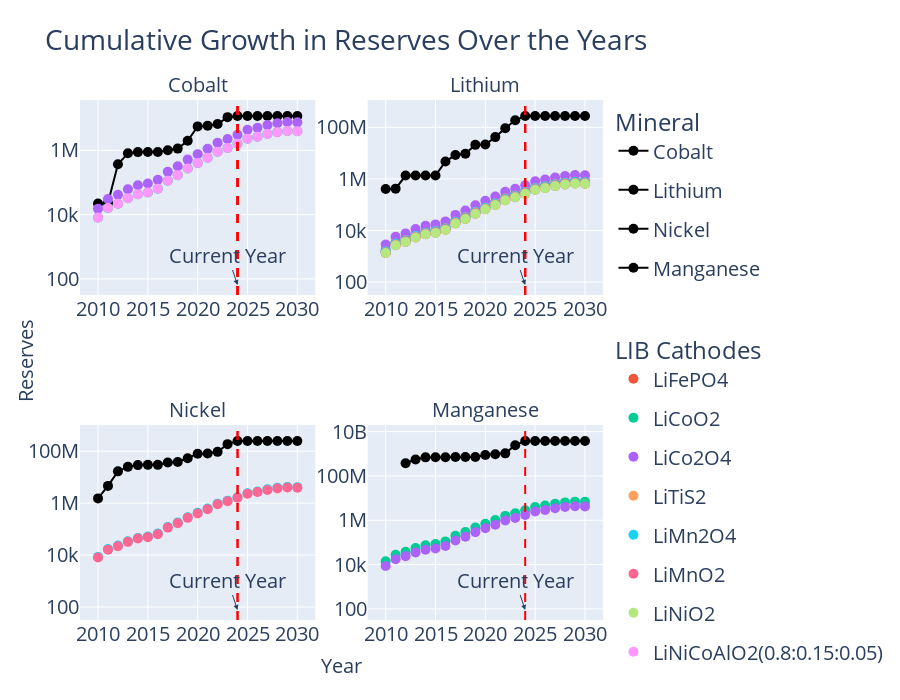

Write notebook code for a chart like this one.
### Code cell
F = make_subplots(rows=2, cols=2, x_title="Year", y_title="Reserves", 
                  subplot_titles=non_lanthanides.tolist())

# Define a fixed color mapping for cathode types

# cathode_colors = {"NMC111": "blue", "NMC532": "green", "NMC622": "orange", "NMC811": "purple"}
mineral_colors =  ['#636efa','#EF553B', '#00cc96', '#ab63fa']

for i, mineral in enumerate(non_lanthanides):
    M = D.loc[(D["Primary Mineral"] == mineral) & (D["Cumulative Reserves"] > 0)]
    S = demand_by_cathode[demand_by_cathode["Full Element Name"] == mineral]
    
    # Add the main mineral trace with its own legend group
    F.add_trace(
        go.Scatter(
            x=M["Year"], 
            y=M["Cumulative Reserves"], 
            mode="lines+markers",
            legendgroup=mineral,
            name=mineral,
            marker=dict(
                size=10,
                color="black"
            ), 
            showlegend=True,
            legend="legend1"
        ),
        row=i // 2 + 1, 
        col=i % 2 + 1
    )
    
    # Add cathode traces grouped by cathode type
    for j,cathode in enumerate(S.columns[6:]):
        F.add_trace(
            go.Scatter(
                x=S["Year"], 
                y=S[cathode], 
                mode="markers",
                legendgroup=cathode,  # Group by cathode type instead of mineral
                name=cathode,
                marker=dict(size=10),
                # Only show in legend for last mineral to avoid duplicates
                showlegend=(i == 0),
                legend="legend2",
            ),
            row=i // 2 + 1, 
            col=i % 2 + 1)
    
    # Add vertical line and annotation
    F.add_vline(x=2024, line_dash="dash", line_color="red")
    F.add_annotation(
        x=2024, 
        text="Current Year",
        showarrow=True,
        arrowhead=2,
        yshift=10,
        row=i // 2 + 1, 
        col=i % 2 + 1
    )

F.update_yaxes(type='log')
F.update_layout(title="Cumulative Growth in Reserves Over the Years",height=700,showlegend=True,
                legend1=dict(title=dict(text="Mineral")),
                legend2=dict(title=dict(text="LIB Cathodes"), y=-0.1),
                font=dict(size=20))
F.update_annotations(font_size=20)
F.show()

### Figure 1 — Plotly figure (JSON) as saved in the notebook; plotly's stock layout.template omitted (floating-point values rounded to 4 significant figures)
{"data": [{"legend": "legend", "legendgroup": "Cobalt", "marker": {"color": "black", "size": 10}, "mode": "lines+markers", "name": "Cobalt", "showlegend": true, "type": "scatter", "x": [2010, 2011, 2012, 2013, 2014, 2015, 2016, 2017, 2018, 2019, 2020, 2021, 2022, 2023, 2024, 2025, 2026, 2027, 2028, 2029, 2030], "xaxis": "x", "y": [22369, 23020, 369246, 810750, 884999, 886799, 886799, 1009810, 1137085, 1996679, 5587388, 5880880, 6602558, 10834781, 11762492, 11762492, 11762492, 11762492, 11762492, 11762492, 11762492], "yaxis": "y"}, {"legend": "legend2", "legendgroup": "LiFePO4", "marker": {"size": 10}, "mode": "markers", "name": "LiFePO4", "showlegend": true, "type": "scatter", "x": [2010, 2011, 2012, 2013, 2014, 2015, 2016, 2017, 2018, 2019, 2020, 2021, 2022, 2023, 2024, 2025, 2026, 2027, 2028, 2029, 2030], "xaxis": "x", "y": [NaN, NaN, NaN, NaN, NaN, NaN, NaN, NaN, NaN, NaN, NaN, NaN, NaN, NaN, NaN, NaN, NaN, NaN, NaN, NaN, NaN], "yaxis": "y"}, {"legend": "legend2", "legendgroup": "LiCoO2", "marker": {"size": 10}, "mode": "markers", "name": "LiCoO2", "showlegend": true, "type": "scatter", "x": [2010, 2011, 2012, 2013, 2014, 2015, 2016, 2017, 2018, 2019, 2020, 2021, 2022, 2023, 2024, 2025, 2026, 2027, 2028, 2029, 2030], "xaxis": "x", "y": [8101.0, 16200.0, 21990.0, 32400.0, 43400.0, 49190.0, 64230.0, 114600.0, 170000.0, 271800.0, 402800.0, 589200.0, 908500.0, 1186000.0, 1614000.0, 2297000.0, 2677000.0, 3228000.0, 3698000.0, 4003000.0, 3929000.0], "yaxis": "y"}, {"legend": "legend2", "legendgroup": "LiCo2O4", "marker": {"size": 10}, "mode": "markers", "name": "LiCo2O4", "showlegend": true, "type": "scatter", "x": [2010, 2011, 2012, 2013, 2014, 2015, 2016, 2017, 2018, 2019, 2020, 2021, 2022, 2023, 2024, 2025, 2026, 2027, 2028, 2029, 2030], "xaxis": "x", "y": [15390.0, 30780.0, 41780.0, 61570.0, 82460.0, 93450.0, 122000.0, 217700.0, 322900.0, 516400.0, 765300.0, 1119000.0, 1726000.0, 2253000.0, 3066000.0, 4365000.0, 5087000.0, 6134000.0, 7027000.0, 7606000.0, 7465000.0], "yaxis": "y"}, {"legend": "legend2", "legendgroup": "LiTiS2", "marker": {"size": 10}, "mode": "markers", "name": "LiTiS2", "showlegend": true, "type": "scatter", "x": [2010, 2011, 2012, 2013, 2014, 2015, 2016, 2017, 2018, 2019, 2020, 2021, 2022, 2023, 2024, 2025, 2026, 2027, 2028, 2029, 2030], "xaxis": "x", "y": [NaN, NaN, NaN, NaN, NaN, NaN, NaN, NaN, NaN, NaN, NaN, NaN, NaN, NaN, NaN, NaN, NaN, NaN, NaN, NaN, NaN], "yaxis": "y"}, {"legend": "legend2", "legendgroup": "LiMn2O4", "marker": {"size": 10}, "mode": "markers", "name": "LiMn2O4", "showlegend": true, "type": "scatter", "x": [2010, 2011, 2012, 2013, 2014, 2015, 2016, 2017, 2018, 2019, 2020, 2021, 2022, 2023, 2024, 2025, 2026, 2027, 2028, 2029, 2030], "xaxis": "x", "y": [NaN, NaN, NaN, NaN, NaN, NaN, NaN, NaN, NaN, NaN, NaN, NaN, NaN, NaN, NaN, NaN, NaN, NaN, NaN, NaN, NaN], "yaxis": "y"}, {"legend": "legend2", "legendgroup": "LiMnO2", "marker": {"size": 10}, "mode": "markers", "name": "LiMnO2", "showlegend": true, "type": "scatter", "x": [2010, 2011, 2012, 2013, 2014, 2015, 2016, 2017, 2018, 2019, 2020, 2021, 2022, 2023, 2024, 2025, 2026, 2027, 2028, 2029, 2030], "xaxis": "x", "y": [NaN, NaN, NaN, NaN, NaN, NaN, NaN, NaN, NaN, NaN, NaN, NaN, NaN, NaN, NaN, NaN, NaN, NaN, NaN, NaN, NaN], "yaxis": "y"}, {"legend": "legend2", "legendgroup": "LiNiO2", "marker": {"size": 10}, "mode": "markers", "name": "LiNiO2", "showlegend": true, "type": "scatter", "x": [2010, 2011, 2012, 2013, 2014, 2015, 2016, 2017, 2018, 2019, 2020, 2021, 2022, 2023, 2024, 2025, 2026, 2027, 2028, 2029, 2030], "xaxis": "x", "y": [NaN, NaN, NaN, NaN, NaN, NaN, NaN, NaN, NaN, NaN, NaN, NaN, NaN, NaN, NaN, NaN, NaN, NaN, NaN, NaN, NaN], "yaxis": "y"}, {"legend": "legend2", "legendgroup": "LiNiCoAlO2(0.8:0.15:0.05)", "marker": {"size": 10}, "mode": "markers", "name": "LiNiCoAlO2(0.8:0.15:0.05)", "showlegend": true, "type": "scatter", "x": [2010, 2011, 2012, 2013, 2014, 2015, 2016, 2017, 2018, 2019, 2020, 2021, 2022, 2023, 2024, 2025, 2026, 2027, 2028, 2029, 2030], "xaxis": "x", "y": [8101.0, 16200.0, 21990.0, 32400.0, 43400.0, 49190.0, 64230.0, 114600.0, 170000.0, 271800.0, 402800.0, 589200.0, 908500.0, 1186000.0, 1614000.0, 2297000.0, 2677000.0, 3228000.0, 3698000.0, 4003000.0, 3929000.0], "yaxis": "y"}, {"legend": "legend", "legendgroup": "Lithium", "marker": {"color": "black", "size": 10}, "mode": "lines+markers", "name": "Lithium", "showlegend": true, "type": "scatter", "x": [2010, 2011, 2012, 2013, 2014, 2015, 2016, 2017, 2018, 2019, 2020, 2021, 2022, 2023, 2024, 2025, 2026, 2027, 2028, 2029, 2030], "xaxis": "x2", "y": [408140, 419371, 1349320, 1349320, 1349320, 1349320, 4720420, 8410820, 9400463, 20902463, 21420563, 41718533, 92128193, 186800244, 274575585, 274575585, 274575585, 274575585, 274575585, 274575585, 274575585], "yaxis": "y2"}, {"legend": "legend2", "legendgroup": "LiFePO4", "marker": {"size": 10}, "mode": "markers", "name": "LiFePO4", "showlegend": false, "type": "scatter", "x": [2010, 2011, 2012, 2013, 2014, 2015, 2016, 2017, 2018, 2019, 2020, 2021, 2022, 2023, 2024, 2025, 2026, 2027, 2028, 2029, 2030], "xaxis": "x2", "y": [1761.0, 3523.0, 4781.0, 7046.0, 9437.0, 10690.0, 13970.0, 24910.0, 36950.0, 59100.0, 87580.0, 128100.0, 197500.0, 257800.0, 350900.0, 499500.0, 582200.0, 702000.0, 804200.0, 870500.0, 854300.0], "yaxis": "y2"}, {"legend": "legend2", "legendgroup": "LiCoO2", "marker": {"size": 10}, "mode": "markers", "name": "LiCoO2", "showlegend": false, "type": "scatter", "x": [2010, 2011, 2012, 2013, 2014, 2015, 2016, 2017, 2018, 2019, 2020, 2021, 2022, 2023, 2024, 2025, 2026, 2027, 2028, 2029, 2030], "xaxis": "x2", "y": [1340.0, 2680.0, 3637.0, 5360.0, 7178.0, 8136.0, 10620.0, 18950.0, 28110.0, 44950.0, 66620.0, 97450.0, 150300.0, 196100.0, 266900.0, 380000.0, 442800.0, 534000.0, 611700.0, 662200.0, 649900.0], "yaxis": "y2"}, {"legend": "legend2", "legendgroup": "LiCo2O4", "marker": {"size": 10}, "mode": "markers", "name": "LiCo2O4", "showlegend": false, "type": "scatter", "x": [2010, 2011, 2012, 2013, 2014, 2015, 2016, 2017, 2018, 2019, 2020, 2021, 2022, 2023, 2024, 2025, 2026, 2027, 2028, 2029, 2030], "xaxis": "x2", "y": [1614.0, 3227.0, 4380.0, 6454.0, 8644.0, 9796.0, 12790.0, 22820.0, 33850.0, 54130.0, 80230.0, 117300.0, 180900.0, 236200.0, 321400.0, 457600.0, 533300.0, 643000.0, 736600.0, 797400.0, 782600.0], "yaxis": "y2"}, {"legend": "legend2", "legendgroup": "LiTiS2", "marker": {"size": 10}, "mode": "markers", "name": "LiTiS2", "showlegend": false, "type": "scatter", "x": [2010, 2011, 2012, 2013, 2014, 2015, 2016, 2017, 2018, 2019, 2020, 2021, 2022, 2023, 2024, 2025, 2026, 2027, 2028, 2029, 2030], "xaxis": "x2", "y": [2846.0, 5692.0, 7725.0, 11380.0, 15250.0, 17280.0, 22570.0, 40250.0, 59710.0, 95480.0, 141500.0, 207000.0, 319200.0, 416600.0, 566900.0, 807100.0, 940600.0, 1134000.0, 1299000.0, 1406000.0, 1380000.0], "yaxis": "y2"}, {"legend": "legend2", "legendgroup": "LiMn2O4", "marker": {"size": 10}, "mode": "markers", "name": "LiMn2O4", "showlegend": false, "type": "scatter", "x": [2010, 2011, 2012, 2013, 2014, 2015, 2016, 2017, 2018, 2019, 2020, 2021, 2022, 2023, 2024, 2025, 2026, 2027, 2028, 2029, 2030], "xaxis": "x2", "y": [1545.0, 3090.0, 4193.0, 6180.0, 8277.0, 9380.0, 12250.0, 21850.0, 32410.0, 51830.0, 76820.0, 112400.0, 173300.0, 226100.0, 307800.0, 438100.0, 510600.0, 615700.0, 705300.0, 763500.0, 749300.0], "yaxis": "y2"}, {"legend": "legend2", "legendgroup": "LiMnO2", "marker": {"size": 10}, "mode": "markers", "name": "LiMnO2", "showlegend": false, "type": "scatter", "x": [2010, 2011, 2012, 2013, 2014, 2015, 2016, 2017, 2018, 2019, 2020, 2021, 2022, 2023, 2024, 2025, 2026, 2027, 2028, 2029, 2030], "xaxis": "x2", "y": [1525.0, 3050.0, 4139.0, 6100.0, 8169.0, 9259.0, 12090.0, 21570.0, 31990.0, 51160.0, 75820.0, 110900.0, 171000.0, 223200.0, 303800.0, 432400.0, 504000.0, 607700.0, 696200.0, 753600.0, 739600.0], "yaxis": "y2"}, {"legend": "legend2", "legendgroup": "LiNiO2", "marker": {"size": 10}, "mode": "markers", "name": "LiNiO2", "showlegend": false, "type": "scatter", "x": [2010, 2011, 2012, 2013, 2014, 2015, 2016, 2017, 2018, 2019, 2020, 2021, 2022, 2023, 2024, 2025, 2026, 2027, 2028, 2029, 2030], "xaxis": "x2", "y": [1413.0, 2827.0, 3836.0, 5654.0, 7572.0, 8581.0, 11210.0, 19990.0, 29650.0, 47420.0, 70280.0, 102800.0, 158500.0, 206900.0, 281600.0, 400800.0, 467100.0, 563300.0, 645300.0, 698500.0, 685500.0], "yaxis": "y2"}, {"legend": "legend2", "legendgroup": "LiNiCoAlO2(0.8:0.15:0.05)", "marker": {"size": 10}, "mode": "markers", "name": "LiNiCoAlO2(0.8:0.15:0.05)", "showlegend": false, "type": "scatter", "x": [2010, 2011, 2012, 2013, 2014, 2015, 2016, 2017, 2018, 2019, 2020, 2021, 2022, 2023, 2024, 2025, 2026, 2027, 2028, 2029, 2030], "xaxis": "x2", "y": [1333.0, 2666.0, 3618.0, 5331.0, 7140.0, 8092.0, 10570.0, 18850.0, 27960.0, 44720.0, 66270.0, 96930.0, 149500.0, 195100.0, 265500.0, 378000.0, 440500.0, 531200.0, 608500.0, 658600.0, 646400.0], "yaxis": "y2"}, {"legend": "legend", "legendgroup": "Nickel", "marker": {"color": "black", "size": 10}, "mode": "lines+markers", "name": "Nickel", "showlegend": true, "type": "scatter", "x": [2010, 2011, 2012, 2013, 2014, 2015, 2016, 2017, 2018, 2019, 2020, 2021, 2022, 2023, 2024, 2025, 2026, 2027, 2028, 2029, 2030], "xaxis": "x3", "y": [1518795, 4613235, 16722424, 24945407, 29137507, 29755343, 29778243, 36942666, 38277432, 53536829, 80042458, 81945795, 94343982, 186629647, 246705355, 246705355, 246705355, 246705355, 246705355, 246705355, 246705355], "yaxis": "y3"}, {"legend": "legend2", "legendgroup": "LiFePO4", "marker": {"size": 10}, "mode": "markers", "name": "LiFePO4", "showlegend": false, "type": "scatter", "x": [2010, 2011, 2012, 2013, 2014, 2015, 2016, 2017, 2018, 2019, 2020, 2021, 2022, 2023, 2024, 2025, 2026, 2027, 2028, 2029, 2030], "xaxis": "x3", "y": [NaN, NaN, NaN, NaN, NaN, NaN, NaN, NaN, NaN, NaN, NaN, NaN, NaN, NaN, NaN, NaN, NaN, NaN, NaN, NaN, NaN], "yaxis": "y3"}, {"legend": "legend2", "legendgroup": "LiCoO2", "marker": {"size": 10}, "mode": "markers", "name": "LiCoO2", "showlegend": false, "type": "scatter", "x": [2010, 2011, 2012, 2013, 2014, 2015, 2016, 2017, 2018, 2019, 2020, 2021, 2022, 2023, 2024, 2025, 2026, 2027, 2028, 2029, 2030], "xaxis": "x3", "y": [NaN, NaN, NaN, NaN, NaN, NaN, NaN, NaN, NaN, NaN, NaN, NaN, NaN, NaN, NaN, NaN, NaN, NaN, NaN, NaN, NaN], "yaxis": "y3"}, {"legend": "legend2", "legendgroup": "LiCo2O4", "marker": {"size": 10}, "mode": "markers", "name": "LiCo2O4", "showlegend": false, "type": "scatter", "x": [2010, 2011, 2012, 2013, 2014, 2015, 2016, 2017, 2018, 2019, 2020, 2021, 2022, 2023, 2024, 2025, 2026, 2027, 2028, 2029, 2030], "xaxis": "x3", "y": [NaN, NaN, NaN, NaN, NaN, NaN, NaN, NaN, NaN, NaN, NaN, NaN, NaN, NaN, NaN, NaN, NaN, NaN, NaN, NaN, NaN], "yaxis": "y3"}, {"legend": "legend2", "legendgroup": "LiTiS2", "marker": {"size": 10}, "mode": "markers", "name": "LiTiS2", "showlegend": false, "type": "scatter", "x": [2010, 2011, 2012, 2013, 2014, 2015, 2016, 2017, 2018, 2019, 2020, 2021, 2022, 2023, 2024, 2025, 2026, 2027, 2028, 2029, 2030], "xaxis": "x3", "y": [NaN, NaN, NaN, NaN, NaN, NaN, NaN, NaN, NaN, NaN, NaN, NaN, NaN, NaN, NaN, NaN, NaN, NaN, NaN, NaN, NaN], "yaxis": "y3"}, {"legend": "legend2", "legendgroup": "LiMn2O4", "marker": {"size": 10}, "mode": "markers", "name": "LiMn2O4", "showlegend": false, "type": "scatter", "x": [2010, 2011, 2012, 2013, 2014, 2015, 2016, 2017, 2018, 2019, 2020, 2021, 2022, 2023, 2024, 2025, 2026, 2027, 2028, 2029, 2030], "xaxis": "x3", "y": [NaN, NaN, NaN, NaN, NaN, NaN, NaN, NaN, NaN, NaN, NaN, NaN, NaN, NaN, NaN, NaN, NaN, NaN, NaN, NaN, NaN], "yaxis": "y3"}, {"legend": "legend2", "legendgroup": "LiMnO2", "marker": {"size": 10}, "mode": "markers", "name": "LiMnO2", "showlegend": false, "type": "scatter", "x": [2010, 2011, 2012, 2013, 2014, 2015, 2016, 2017, 2018, 2019, 2020, 2021, 2022, 2023, 2024, 2025, 2026, 2027, 2028, 2029, 2030], "xaxis": "x3", "y": [NaN, NaN, NaN, NaN, NaN, NaN, NaN, NaN, NaN, NaN, NaN, NaN, NaN, NaN, NaN, NaN, NaN, NaN, NaN, NaN, NaN], "yaxis": "y3"}, {"legend": "legend2", "legendgroup": "LiNiO2", "marker": {"size": 10}, "mode": "markers", "name": "LiNiO2", "showlegend": false, "type": "scatter", "x": [2010, 2011, 2012, 2013, 2014, 2015, 2016, 2017, 2018, 2019, 2020, 2021, 2022, 2023, 2024, 2025, 2026, 2027, 2028, 2029, 2030], "xaxis": "x3", "y": [8516.0, 17030.0, 23120.0, 34070.0, 45620.0, 51710.0, 67520.0, 120400.0, 178700.0, 285700.0, 423400.0, 619400.0, 955100.0, 1247000.0, 1696000.0, 2415000.0, 2815000.0, 3394000.0, 3888000.0, 4209000.0, 4130000.0], "yaxis": "y3"}, {"legend": "legend2", "legendgroup": "LiNiCoAlO2(0.8:0.15:0.05)", "marker": {"size": 10}, "mode": "markers", "name": "LiNiCoAlO2(0.8:0.15:0.05)", "showlegend": false, "type": "scatter", "x": [2010, 2011, 2012, 2013, 2014, 2015, 2016, 2017, 2018, 2019, 2020, 2021, 2022, 2023, 2024, 2025, 2026, 2027, 2028, 2029, 2030], "xaxis": "x3", "y": [8068.0, 16140.0, 21900.0, 32270.0, 43220.0, 48990.0, 63970.0, 114100.0, 169300.0, 270700.0, 401200.0, 586800.0, 904800.0, 1181000.0, 1607000.0, 2288000.0, 2666000.0, 3215000.0, 3683000.0, 3987000.0, 3913000.0], "yaxis": "y3"}, {"legend": "legend", "legendgroup": "Manganese", "marker": {"color": "black", "size": 10}, "mode": "lines+markers", "name": "Manganese", "showlegend": true, "type": "scatter", "x": [2012, 2013, 2014, 2015, 2016, 2017, 2018, 2019, 2020, 2021, 2022, 2023, 2024, 2025, 2026, 2027, 2028, 2029, 2030], "xaxis": "x4", "y": [370883000, 550883000, 686371474, 700341474, 700341474, 709641474, 709641474, 717441474, 885101474, 950251474, 1040071474, 2432587027, 3757622411, 3757622411, 3757622411, 3757622411, 3757622411, 3757622411, 3757622411], "yaxis": "y4"}, {"legend": "legend2", "legendgroup": "LiFePO4", "marker": {"size": 10}, "mode": "markers", "name": "LiFePO4", "showlegend": false, "type": "scatter", "x": [2010, 2011, 2012, 2013, 2014, 2015, 2016, 2017, 2018, 2019, 2020, 2021, 2022, 2023, 2024, 2025, 2026, 2027, 2028, 2029, 2030], "xaxis": "x4", "y": [NaN, NaN, NaN, NaN, NaN, NaN, NaN, NaN, NaN, NaN, NaN, NaN, NaN, NaN, NaN, NaN, NaN, NaN, NaN, NaN, NaN], "yaxis": "y4"}, {"legend": "legend2", "legendgroup": "LiCoO2", "marker": {"size": 10}, "mode": "markers", "name": "LiCoO2", "showlegend": false, "type": "scatter", "x": [2010, 2011, 2012, 2013, 2014, 2015, 2016, 2017, 2018, 2019, 2020, 2021, 2022, 2023, 2024, 2025, 2026, 2027, 2028, 2029, 2030], "xaxis": "x4", "y": [NaN, NaN, NaN, NaN, NaN, NaN, NaN, NaN, NaN, NaN, NaN, NaN, NaN, NaN, NaN, NaN, NaN, NaN, NaN, NaN, NaN], "yaxis": "y4"}, {"legend": "legend2", "legendgroup": "LiCo2O4", "marker": {"size": 10}, "mode": "markers", "name": "LiCo2O4", "showlegend": false, "type": "scatter", "x": [2010, 2011, 2012, 2013, 2014, 2015, 2016, 2017, 2018, 2019, 2020, 2021, 2022, 2023, 2024, 2025, 2026, 2027, 2028, 2029, 2030], "xaxis": "x4", "y": [NaN, NaN, NaN, NaN, NaN, NaN, NaN, NaN, NaN, NaN, NaN, NaN, NaN, NaN, NaN, NaN, NaN, NaN, NaN, NaN, NaN], "yaxis": "y4"}, {"legend": "legend2", "legendgroup": "LiTiS2", "marker": {"size": 10}, "mode": "markers", "name": "LiTiS2", "showlegend": false, "type": "scatter", "x": [2010, 2011, 2012, 2013, 2014, 2015, 2016, 2017, 2018, 2019, 2020, 2021, 2022, 2023, 2024, 2025, 2026, 2027, 2028, 2029, 2030], "xaxis": "x4", "y": [NaN, NaN, NaN, NaN, NaN, NaN, NaN, NaN, NaN, NaN, NaN, NaN, NaN, NaN, NaN, NaN, NaN, NaN, NaN, NaN, NaN], "yaxis": "y4"}, {"legend": "legend2", "legendgroup": "LiMn2O4", "marker": {"size": 10}, "mode": "markers", "name": "LiMn2O4", "showlegend": false, "type": "scatter", "x": [2010, 2011, 2012, 2013, 2014, 2015, 2016, 2017, 2018, 2019, 2020, 2021, 2022, 2023, 2024, 2025, 2026, 2027, 2028, 2029, 2030], "xaxis": "x4", "y": [14000.0, 28000.0, 38000.0, 56000.0, 74990.0, 84990.0, 111000.0, 198000.0, 293700.0, 469600.0, 696000.0, 1018000.0, 1570000.0, 2049000.0, 2789000.0, 3970000.0, 4626000.0, 5579000.0, 6391000.0, 6918000.0, 6789000.0], "yaxis": "y4"}, {"legend": "legend2", "legendgroup": "LiMnO2", "marker": {"size": 10}, "mode": "markers", "name": "LiMnO2", "showlegend": false, "type": "scatter", "x": [2010, 2011, 2012, 2013, 2014, 2015, 2016, 2017, 2018, 2019, 2020, 2021, 2022, 2023, 2024, 2025, 2026, 2027, 2028, 2029, 2030], "xaxis": "x4", "y": [8696.0, 17390.0, 23600.0, 34780.0, 46590.0, 52800.0, 68950.0, 123000.0, 182400.0, 291700.0, 432400.0, 632500.0, 975200.0, 1273000.0, 1732000.0, 2466000.0, 2874000.0, 3466000.0, 3970000.0, 4297000.0, 4218000.0], "yaxis": "y4"}, {"legend": "legend2", "legendgroup": "LiNiO2", "marker": {"size": 10}, "mode": "markers", "name": "LiNiO2", "showlegend": false, "type": "scatter", "x": [2010, 2011, 2012, 2013, 2014, 2015, 2016, 2017, 2018, 2019, 2020, 2021, 2022, 2023, 2024, 2025, 2026, 2027, 2028, 2029, 2030], "xaxis": "x4", "y": [NaN, NaN, NaN, NaN, NaN, NaN, NaN, NaN, NaN, NaN, NaN, NaN, NaN, NaN, NaN, NaN, NaN, NaN, NaN, NaN, NaN], "yaxis": "y4"}, {"legend": "legend2", "legendgroup": "LiNiCoAlO2(0.8:0.15:0.05)", "marker": {"size": 10}, "mode": "markers", "name": "LiNiCoAlO2(0.8:0.15:0.05)", "showlegend": false, "type": "scatter", "x": [2010, 2011, 2012, 2013, 2014, 2015, 2016, 2017, 2018, 2019, 2020, 2021, 2022, 2023, 2024, 2025, 2026, 2027, 2028, 2029, 2030], "xaxis": "x4", "y": [NaN, NaN, NaN, NaN, NaN, NaN, NaN, NaN, NaN, NaN, NaN, NaN, NaN, NaN, NaN, NaN, NaN, NaN, NaN, NaN, NaN], "yaxis": "y4"}], "layout": {"annotations": [{"font": {"size": 20}, "showarrow": false, "text": "Cobalt", "x": 0.225, "xanchor": "center", "xref": "paper", "y": 1, "yanchor": "bottom", "yref": "paper"}, {"font": {"size": 20}, "showarrow": false, "text": "Lithium", "x": 0.775, "xanchor": "center", "xref": "paper", "y": 1, "yanchor": "bottom", "yref": "paper"}, {"font": {"size": 20}, "showarrow": false, "text": "Nickel", "x": 0.225, "xanchor": "center", "xref": "paper", "y": 0.375, "yanchor": "bottom", "yref": "paper"}, {"font": {"size": 20}, "showarrow": false, "text": "Manganese", "x": 0.775, "xanchor": "center", "xref": "paper", "y": 0.375, "yanchor": "bottom", "yref": "paper"}, {"font": {"size": 20}, "showarrow": false, "text": "Year", "x": 0.5, "xanchor": "center", "xref": "paper", "y": 0, "yanchor": "top", "yref": "paper", "yshift": -30}, {"font": {"size": 20}, "showarrow": false, "text": "Reserves", "textangle": -90, "x": 0, "xanchor": "right", "xref": "paper", "xshift": -40, "y": 0.5, "yanchor": "middle", "yref": "paper"}, {"arrowhead": 2, "font": {"size": 20}, "showarrow": true, "text": "Current Year", "x": 2024, "xref": "x", "yref": "y", "yshift": 10}, {"arrowhead": 2, "font": {"size": 20}, "showarrow": true, "text": "Current Year", "x": 2024, "xref": "x2", "yref": "y2", "yshift": 10}, {"arrowhead": 2, "font": {"size": 20}, "showarrow": true, "text": "Current Year", "x": 2024, "xref": "x3", "yref": "y3", "yshift": 10}, {"arrowhead": 2, "font": {"size": 20}, "showarrow": true, "text": "Current Year", "x": 2024, "xref": "x4", "yref": "y4", "yshift": 10}], "font": {"size": 20}, "height": 700, "legend": {"title": {"text": "Mineral"}}, "legend2": {"title": {"text": "LIB Cathodes"}, "y": -0.1}, "shapes": [{"line": {"color": "red", "dash": "dash"}, "type": "line", "x0": 2024, "x1": 2024, "xref": "x", "y0": 0, "y1": 1, "yref": "y domain"}, {"line": {"color": "red", "dash": "dash"}, "type": "line", "x0": 2024, "x1": 2024, "xref": "x", "y0": 0, "y1": 1, "yref": "y domain"}, {"line": {"color": "red", "dash": "dash"}, "type": "line", "x0": 2024, "x1": 2024, "xref": "x2", "y0": 0, "y1": 1, "yref": "y2 domain"}, {"line": {"color": "red", "dash": "dash"}, "type": "line", "x0": 2024, "x1": 2024, "xref": "x", "y0": 0, "y1": 1, "yref": "y domain"}, {"line": {"color": "red", "dash": "dash"}, "type": "line", "x0": 2024, "x1": 2024, "xref": "x2", "y0": 0, "y1": 1, "yref": "y2 domain"}, {"line": {"color": "red", "dash": "dash"}, "type": "line", "x0": 2024, "x1": 2024, "xref": "x3", "y0": 0, "y1": 1, "yref": "y3 domain"}, {"line": {"color": "red", "dash": "dash"}, "type": "line", "x0": 2024, "x1": 2024, "xref": "x", "y0": 0, "y1": 1, "yref": "y domain"}, {"line": {"color": "red", "dash": "dash"}, "type": "line", "x0": 2024, "x1": 2024, "xref": "x2", "y0": 0, "y1": 1, "yref": "y2 domain"}, {"line": {"color": "red", "dash": "dash"}, "type": "line", "x0": 2024, "x1": 2024, "xref": "x3", "y0": 0, "y1": 1, "yref": "y3 domain"}, {"line": {"color": "red", "dash": "dash"}, "type": "line", "x0": 2024, "x1": 2024, "xref": "x4", "y0": 0, "y1": 1, "yref": "y4 domain"}], "showlegend": true, "title": {"text": "Cumulative Growth in Reserves Over the Years"}, "xaxis": {"anchor": "y", "domain": [0, 0.45]}, "xaxis2": {"anchor": "y2", "domain": [0.55, 1]}, "xaxis3": {"anchor": "y3", "domain": [0, 0.45]}, "xaxis4": {"anchor": "y4", "domain": [0.55, 1]}, "yaxis": {"anchor": "x", "domain": [0.625, 1], "type": "log"}, "yaxis2": {"anchor": "x2", "domain": [0.625, 1], "type": "log"}, "yaxis3": {"anchor": "x3", "domain": [0, 0.375], "type": "log"}, "yaxis4": {"anchor": "x4", "domain": [0, 0.375], "type": "log"}}}
